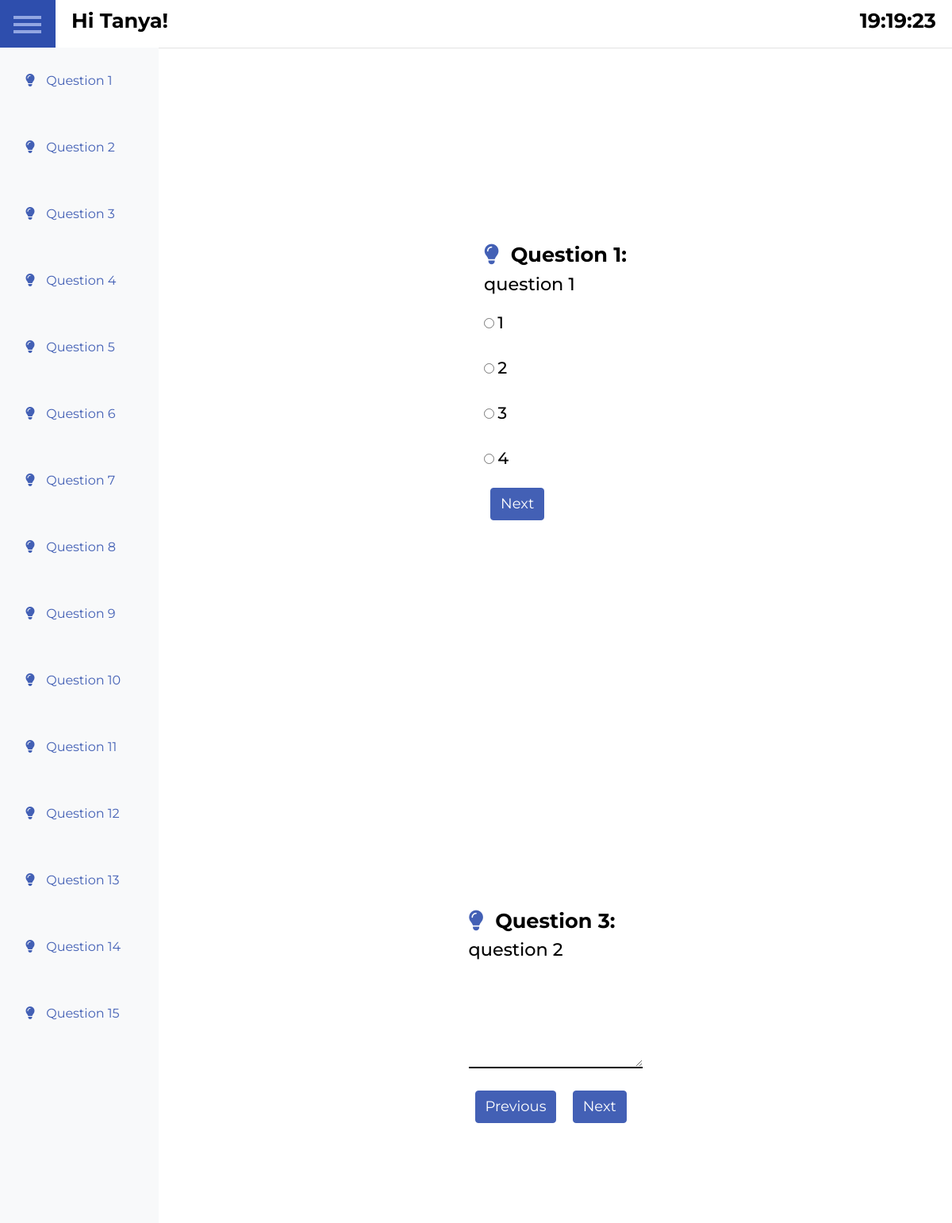
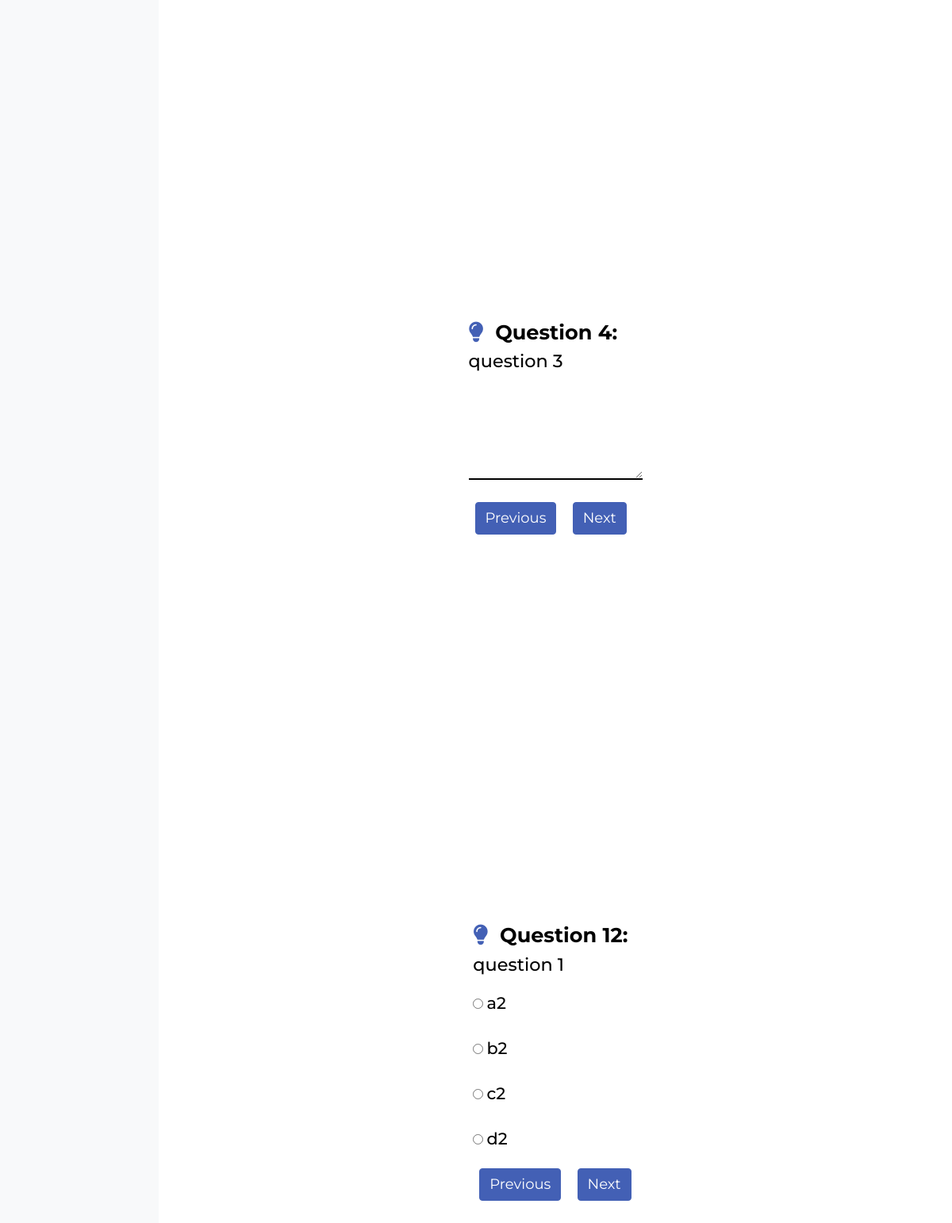
Screenshot of /questions/ with the database file from the repository (2 pictures, top to bottom).
### questions/models.py (models this page shows, shortened)
class Questions(models.Model):
    ques_type = (('Text', 'Text'),
                 ('MCQ', 'MCQ'),)
    ques_no     = models.IntegerField()
    slot        = models.IntegerField(default=0)
    ques        = models.CharField(max_length=50)
    option1     = models.CharField(max_length=100, null=True, blank=True)
    option2     = models.CharField(max_length=100, null=True, blank=True)
    option3     = models.CharField(max_length=100, null=True, blank=True)
    option4     = models.CharField(max_length=100, null=True, blank=True)
    ques_type   = models.CharField(choices=ques_type, max_length=5)
    correct_ans = models.CharField(max_length=100, null=True, blank=True)
    def has_prev(self):
        if self.ques_no > 1:
            return self.ques_no - 1
        else:
            return False
    def has_next(self):
        if self.ques_no < 15:
            return self.ques_no + 1
        else:
            return False

### questions/views.py (the view)
# urls.py: path('questions/', question, name='questions')
def question(request):
    ques = Questions.objects.filter(slot=1).order_by("ques_no")
    if request.method == 'POST':
        form = AnswerForm(request.POST)
        if form.is_valid():
            f = form.save()
            f.candidate = 'hellohelllo'
            f.save()
    context = {
        'form':AnswerForm(),
        'questions':ques,
    }
    print(Answer.objects.all())
    return render(request, 'questions/index.html', context)

### questions/templates/questions/index.html (shortened to what this page needs)
{% load static %}
<!DOCTYPE html>
<html lang="en">
<head>
    <link rel="stylesheet" href="{% static 'home/css/style.css' %}">
</head>
<body>
    <div class="wrapper">
        <div class="top_navbar">
            <div class="hamburger">
                <div class="one"></div>
                <div class="two"></div>
                <div class="three"></div>
            </div>
            <div class="top_menu">
                <h3>Hi Tanya!</h3>
                <ul class="navbar-nav ml-auto mt-2 mt-lg-0">
                    <li class="nav-item active">
                        <h3 id="demo"></h3>
                    </li>
                </ul>
            </div>
        </div>
        <div class="sidebar" style="overflow-y: auto; padding-bottom: 5rem">
            <ul>
                <li id="title1"><a href="#q1">
                        <span class="icon"><i class="fas fa-lightbulb"></i></span>
                        <span class="title">Question 1</span></a></li>
                <li id="title2"><a href="#q2">
                        <span class="icon"><i class="fas fa-lightbulb"></i></span>
                        <span class="title">Question 2</span>
                    </a></li>
                <li id="title3"><a href="#q3">
                        <span class="icon"><i class="fas fa-lightbulb"></i></span>
                        <span class="title">Question 3</span>
                    </a></li>
                <li id="title4"><a href="#q4">
                        <span class="icon"><i class="fas fa-lightbulb"></i></span>
                        <span class="title">Question 4</span>
                    </a></li>
                <li id="title5"><a href="#q5">
                        <span class="icon"><i class="fas fa-lightbulb"></i></span>
                        <span class="title">Question 5</span>
                    </a></li>
                <li id="title6"><a href="#q6">
                        <span class="icon"><i class="fas fa-lightbulb"></i></span>
                        <span class="title">Question 6</span>
                    </a></li>
                <li id="title7"><a href="#q7">
                        <span class="icon"><i class="fas fa-lightbulb"></i></span>
                        <span class="title">Question 7</span>
                    </a></li>
                <li id="title8"><a href="#q8">
                        <span class="icon"><i class="fas fa-lightbulb"></i></span>
                        <span class="title">Question 8</span>
                    </a></li>
                <li id="title9"><a href="#q9">
                        <span class="icon"><i class="fas fa-lightbulb"></i></span>
                        <span class="title">Question 9</span>
                    </a></li>
                <li id="title10"><a href="#q10">
                        <span class="icon"><i class="fas fa-lightbulb"></i></span>
                        <span class="title">Question 10</span>
                    </a></li>
                <li id="title11"><a href="#q11">
                        <span class="icon"><i class="fas fa-lightbulb"></i></span>
                        <span class="title">Question 11</span>
                    </a></li>
                <li id="title12"><a href="#q12">
                        <span class="icon"><i class="fas fa-lightbulb"></i></span>
                        <span class="title">Question 12</span>
                    </a></li>
                <li id="title13"><a href="#q13">
                        <span class="icon"><i class="fas fa-lightbulb"></i></span>
                        <span class="title">Question 13</span>
                    </a></li>
                <li id="title14"><a href="#q14">
                        <span class="icon"><i class="fas fa-lightbulb"></i></span>
                        <span class="title">Question 14</span>
                    </a></li>
                <li id="title15"><a href="#q15">
                        <span class="icon"><i class="fas fa-lightbulb"></i></span>
                        <span class="title">Question 15</span>
                    </a></li>
            </ul>
        </div>
        <div class="main_container">
            <form method="POST">
                {% for question in questions %}
                    {% if question.ques_type == "MCQ" %}
                    <div id="q{{ question.ques_no }}" class="container question-section">
                        <div class="pd-5">
                            <h3 class="mt-4"><i class="fas fa-lightbulb light"></i>&nbsp Question {{ question.ques_no }}:</h3>
                            <div>
                                <h4>{{ question.ques }}</h4>
                            </div>
                            <div class="ques">
                                <input type="radio" name="answer{{ question.ques_no }}" id="question-1-answers-A" value="A" />
                                <span class="ques-label">{{ question.option1 }}</span>
                            </div>
                            <div class="ques">
                                <input type="radio" name="answer{{ question.ques_no }}" id="question-1-answers-B" value="B" />
                                <label class="ques-label">{{ question.option2 }}</label>
                            </div>
                            <div class="ques">
                                <input type="radio" name="answer{{ question.ques_no }}" id="question-1-answers-C" value="C" />
                                <label class="ques-label">{{ question.option3 }}</label>
                            </div>
                            <div class="ques">
                                <input type="radio" name="answer{{ question.ques_no }}" id="question-1-answers-D" value="D" />
                                <label class="ques-label">{{ question.option4 }}</label>
                            </div>
                            <div class="pt-2" style="display: inline-block;">
                                {% if question.has_prev %}
                                    <a href="#q{{ question.has_prev }}" class="btn btn-primary">Previous</a>
                                {% endif %}
                                {% if question.has_next %}
                                    <a href="#q{{ question.has_next }}" class="btn btn-primary">Next</a>
                                {% endif %}
                            </div>
                        </div>
                    </div>
                    {% else %}
                    <div id="q{{ question.ques_no }}" class="container question-section ">
                        <div class="pd-5">
                            <h3 class="mt-4"><i class="fas fa-lightbulb light"></i>&nbsp Question {{ question.ques_no }}:</h3>
                            <div>
                                <h4>{{ question.ques }}</h4>
                            </div>
                            <div class="ques">
                                <textarea type="text" rows="5" name="answer{{ question.ques_no }}"></textarea>
                            </div>
                            <div class="pt-2" style="display: inline-block;">
                                {% if question.has_prev %}
                                    <a href="#q{{ question.has_prev }}" class="btn btn-primary">Previous</a>
                                {% endif %}
                                {% if question.has_next %}
                                    <a href="#q{{ question.has_next }}" class="btn btn-primary">Next</a>
                                {% endif %}
                            </div>
                        </div>
                    </div>
                    {% endif %}
                {% endfor %}
            </form>
        </div>
    </div>
</body>
</html>

### home/static/home/css/style.css (style rules this page uses)
* { margin: 0; padding: 0; list-style: none; text-decoration: none; box-sizing: border-box; font-family: 'Montserrat', sans-serif; }
body { background: white; }
.wrapper { margin: 0px; }
.wrapper .top_navbar { width: 100%; height: 60px; display: flex; position: fixed; top: 0px; }
.wrapper .top_navbar .hamburger { width: 70px; height: 100%; background: #2e4ead; padding: 15px 17px; cursor: pointer; }
.wrapper .top_navbar .hamburger div { width: 35px; height: 4px; background: #92a6e2; margin: 5px 0; }
.wrapper .top_navbar .top_menu { width: calc(100% - 70px); height: 100%; background: #fff; display: flex; justify-content: space-between; align-items: center; padding: 0 20px; box-shadow: 0 1px 1px rgba(0,0,0,0.1); }
.wrapper .top_navbar .top_menu ul { display: flex; }
.wrapper .sidebar { position: fixed; top: 60px; left: 0; background: #F8F9FA; width: 200px; height: 100%; border-bottom-left-radius: 20px; transition: all 0.3s ease; }
.wrapper .sidebar ul li a { display: block; padding: 2rem; color: #fff; position: relative; margin-bottom: 1px; color: #4360b5; white-space: nowrap; }
.wrapper .sidebar ul li a:before { content: ""; position: absolute; top: 0; left: 0; width: 3px; height: 100%; background: #92a6e2; display: none; }
.wrapper .sidebar ul li a span.icon { margin-right: 10px; display: inline-block; }
.wrapper .sidebar ul li a span.title { display: inline-block; }
.wrapper .main_container { width: (100% - 200px); margin-top: 70px; margin-left: 200px; padding: 15px; transition: all 0.3s ease; }
.question-section { padding: 5rem; line-height: 1.2; }
h4 { font-size: 1.4rem; }
h3 { font-size: 1.6rem; font-weight: bold !important; }
h3, h4 { margin-bottom: 0.5rem; line-height: 1.2; font-weight: 500; text-align: justify; }
.ques { padding: 1rem 0 1rem 0; }
.ques-label { margin-bottom: 10px !important; font-size: 1.3rem; line-height: 1.2; font-weight: 500; }
.btn { display: inline-block; font-weight: 400; color: #212529; text-align: center; vertical-align: middle; -webkit-user-select: none; -moz-user-select: none; -ms-user-select: none; user-select: none; border: 1px solid transparent; padding: .375rem .75rem; font-size: 1.5vw; line-height: 1.5; border-radius: .25rem; transition: color .15s ease-in-out,background-color .15s ease-in-out,border-color .15s ease-in-out,box-shadow .15s ease-in-out; }
.btn-primary { margin: 0.5rem; color: #fff; background-color: #4360b5; border-color: #4360b5; outline: none; }

### questions/templates/questions/index.html (style rules this page uses)
textarea { width: 100%; border: none; border-bottom: 2px solid black; outline: none; font-size: 18px; }
.question-section { min-height: 100vh; display: flex; justify-content: center; align-items: center; flex-direction: column; }
.light { color: #4360b5 !important; }

### rows the page displays
Questions: ques_no "1", ques "question 1", option1 "1", option2 "2", option3 "3", option4 "4"
Questions: ques_no "3", ques "question 2"
Questions: ques_no "4", ques "question 3"
Questions: ques_no "12", ques "question 1", option1 "a2", option2 "b2", option3 "c2", option4 "d2"
